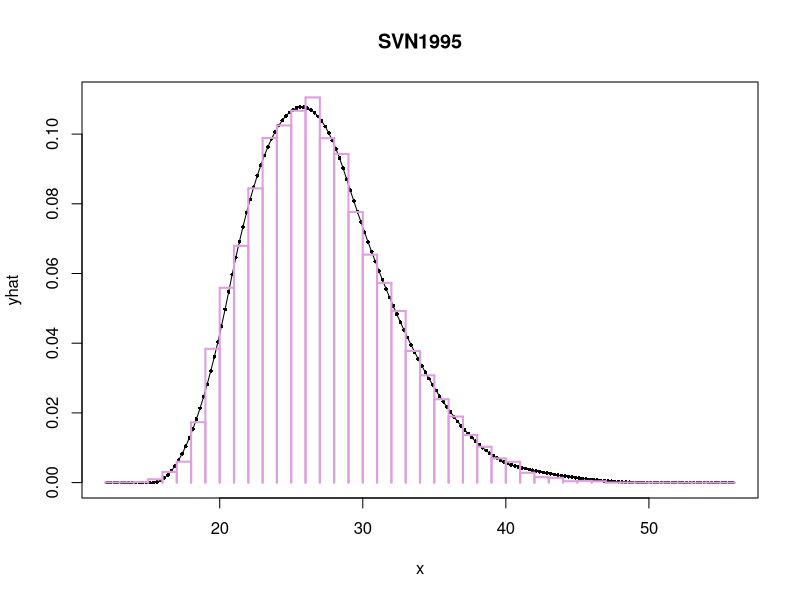
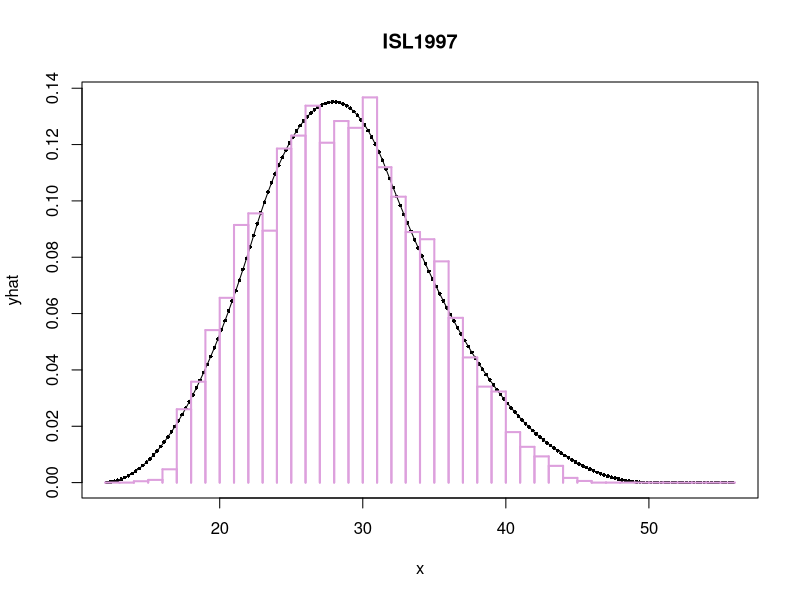
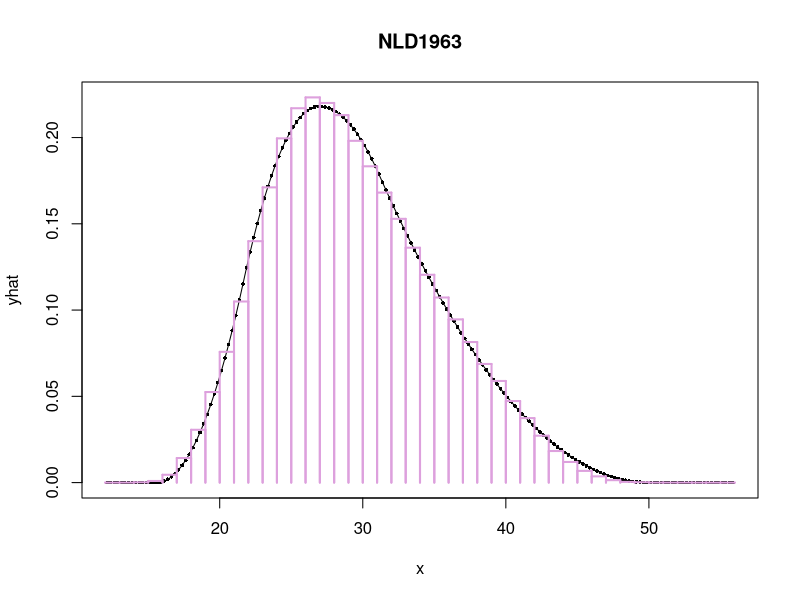
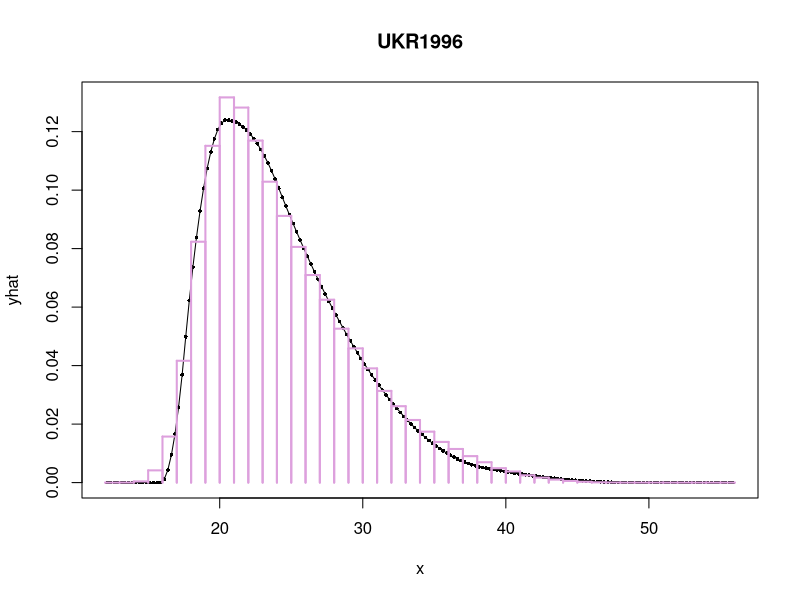
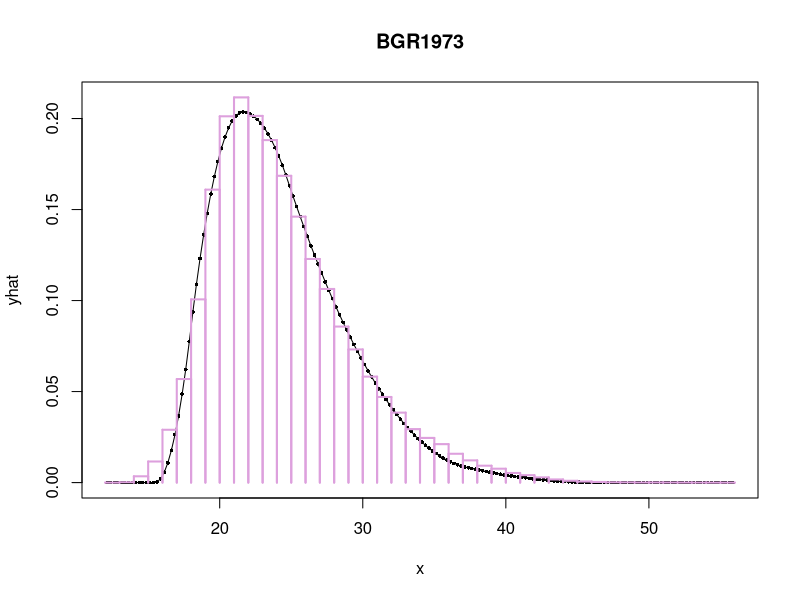
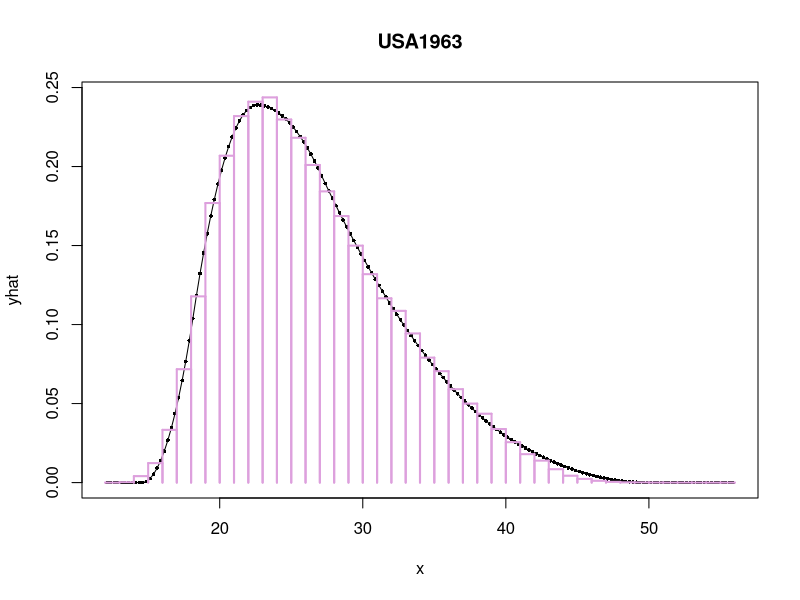
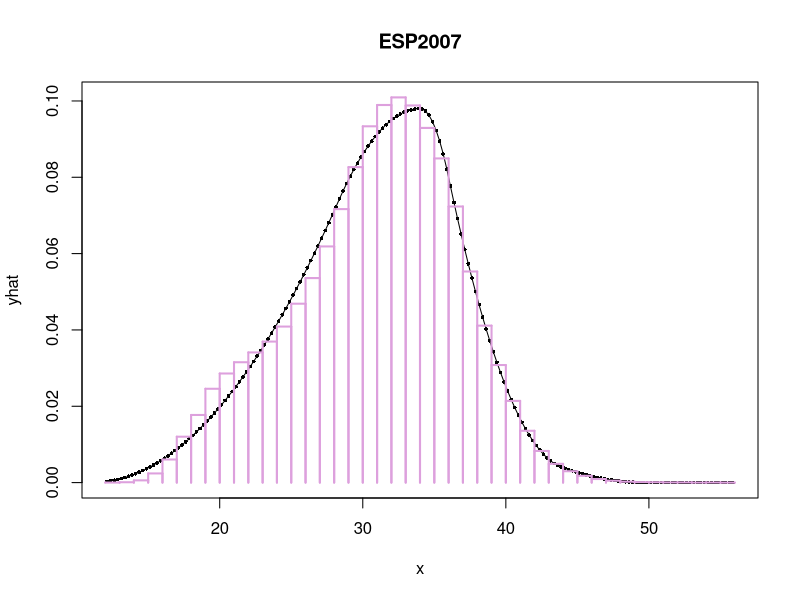
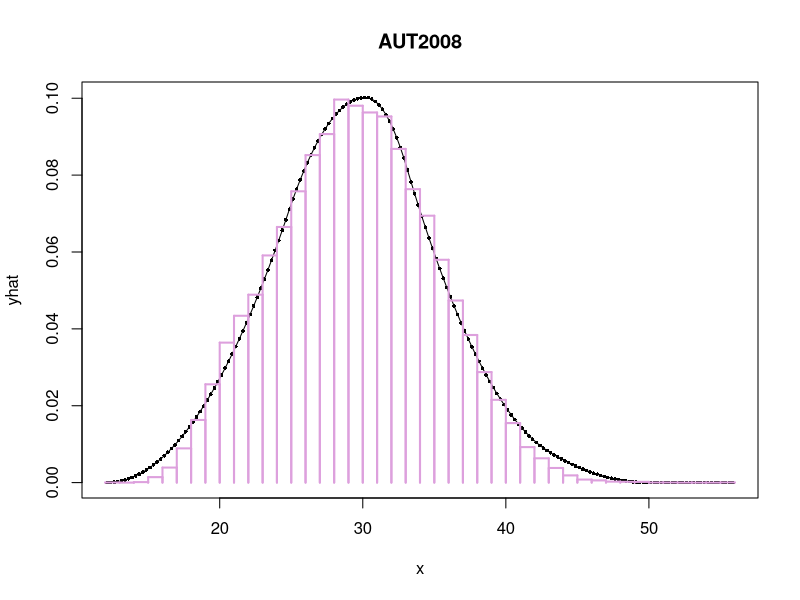

Recreate these plots in R, in order.
## ---- chunk 1
knitr::opts_chunk$set(echo = TRUE)

rm(list=ls())
graphics.off()
if (.Platform$OS.type == 'windows') windows(record=TRUE)

## ---- chunk 2
HFD  = read.table("asfrRR.txt",skip=2, header=TRUE)

HFD$Age   = 12:55  ## make numeric
HFD$sched = paste0(HFD$Code, HFD$Year) 

HFDmatrix = matrix(HFD$ASFR, nrow=44, 
                   dimnames=list(12:55, unique(HFD$sched)))


# display the first few
print( HFDmatrix[, 1:5])
## ---- chunk 3
## grid of ages for QS
delta = .25
x = seq(from= 12+delta/2, to= 56-delta/2, by=delta)

## low ends of age intervals
a = seq(from=12, to=55, by=1)

## age interval width
n = 1

## calculate translation matrix G such that G %*% QS() = grouped rates
tmp = outer( a, x, function(a,x) { 1*(x>=a)*(x <= (a+n)) })
G   = prop.table(tmp,1)

## ---- chunk 4
QS = function(R=.20,alpha=15,P=28,H=34) {
  
  w = min(.75, .25+.025*(P-alpha))
  beta = max (  min(50, 4*H-3*P) , (4*H-P)/3 )
  
  D = P-20          # delay index
  C = (P+50)/2 - H  # control index
  
  knot    = vector("numeric",5)
  knot[1] = alpha
  knot[2] = alpha + w*(P-alpha)
  knot[3] = P
  knot[4] = (P+H)/2
  knot[5] = (H+beta)/2
  
  A      = matrix(NA,5,5)
  target = vector("numeric",5)
  
  # target value at P=1
  A[1,]     = (pmax(P-knot, 0))^2
  target[1] = 1
  
  # target value at H=1/2
  A[2,]     = (pmax(H-knot, 0))^2
  target[2] = 1/2
  
  # target value at beta=0
  A[3,]     = (pmax(beta-knot, 0))^2
  target[3] = 0
  
  # target slope at P=0
  A[4,]     = 2*pmax(P-knot, 0) 
  target[4] = 0
  
  # target slope at beta=0
  A[5,]     = 2*pmax(beta-knot, 0) 
  target[5] = 0
  
  # calculate thetas
  theta = solve(A,target)
  
  tmp = (pmax( outer(x,knot,"-") , 0))^2
  
  y = (x >= alpha) * (x <= beta) * R * (tmp %*% theta)  # ASFRs
  
  return(as.vector(y) )
  
} #QS
## ---- chunk 5

results = data.frame(country = character(),
                     alpha   = numeric(),
                     R       = numeric(),
                     P       = numeric(),
                     H       = numeric())
## ---- chunk 6


#####################
selected_schedules = sample( colnames(HFDmatrix), 50)

error_formula = formula( fx ~ I( G %*% QS(R,alpha,P,H) ) ) 

for (this_schedule in selected_schedules) {
  
  try({
    fx <- HFDmatrix[, this_schedule]  

    ## INITIAL ESTIMATES OF PARAMETERS using MAC for P
    midage <- 12:55 + 0.5
    mac   <- sum(fx*midage)/sum(fx)
    init_param <- c(alpha=15,R=max(fx),P=mac, H=(mac+50)/2)
    
    
    ## find optimal R, P & H params for QS
    this.result <- nls(error_formula, start=init_param)
    
    results = rbind(results,
                    data.frame(sched  = this_schedule, 
                               alpha  = round(coef(this.result)['alpha'],2),
                               R      = round(coef(this.result)['R'],2),
                               P      = round(coef(this.result)['P'],2),
                               H      = round(coef(this.result)['H'],2),2)
                    )
    
    
    #-------- plot --------------
    yhat   = QS(alpha= coef(this.result)['alpha'], 
                R    = coef(this.result)['R'], 
                P    = coef(this.result)['P'], 
                H    = coef(this.result)['H'])


    plot( x, yhat, type='o', main=this_schedule, pch=16, cex=.50,
          ylim=range(0,yhat,fx))
    
    segments(a,    fx, a+n, fx, col='plum', lwd=2)
    segments(a,     0, a  , fx, col='plum', lwd=2)
    segments(a+n,   0, a+n, fx, col='plum', lwd=2)

  })
} # for this_schedule
## ---- chunk 7
rownames(results) = NULL
results 
